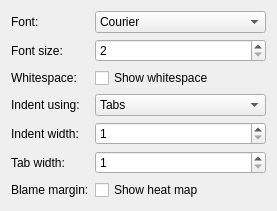
<?xml version="1.0" encoding="UTF-8"?>
<ui version="4.0">
 <class>EditorPanel</class>
 <widget class="QWidget" name="EditorPanel">
  <layout class="QFormLayout" name="formLayout">
   <item row="0" column="0">
    <widget class="QLabel" name="label">
     <property name="text">
      <string>Font:</string>
     </property>
    </widget>
   </item>
   <item row="0" column="1">
    <widget class="QFontComboBox" name="mFont">
     <property name="editable">
      <bool>false</bool>
     </property>
     <property name="fontFilters">
      <set>QFontComboBox::MonospacedFonts</set>
     </property>
    </widget>
   </item>
   <item row="1" column="0">
    <widget class="QLabel" name="label_2">
     <property name="text">
      <string>Font size:</string>
     </property>
    </widget>
   </item>
   <item row="1" column="1">
    <widget class="QSpinBox" name="mFontSize">
     <property name="minimum">
      <number>2</number>
     </property>
     <property name="maximum">
      <number>32</number>
     </property>
    </widget>
   </item>
   <item row="2" column="0">
    <widget class="QLabel" name="label_3">
     <property name="text">
      <string>Whitespace:</string>
     </property>
    </widget>
   </item>
   <item row="2" column="1">
    <widget class="QCheckBox" name="mShowWhitespace">
     <property name="text">
      <string>Show whitespace</string>
     </property>
    </widget>
   </item>
   <item row="3" column="0">
    <widget class="QLabel" name="label_4">
     <property name="text">
      <string>Indent using:</string>
     </property>
    </widget>
   </item>
   <item row="3" column="1">
    <widget class="QComboBox" name="mIndent">
     <item>
      <property name="text">
       <string>Tabs</string>
      </property>
     </item>
     <item>
      <property name="text">
       <string>Spaces</string>
      </property>
     </item>
    </widget>
   </item>
   <item row="4" column="0">
    <widget class="QLabel" name="label_5">
     <property name="text">
      <string>Indent width:</string>
     </property>
    </widget>
   </item>
   <item row="4" column="1">
    <widget class="QSpinBox" name="mIndentWidth">
     <property name="minimum">
      <number>1</number>
     </property>
     <property name="maximum">
      <number>32</number>
     </property>
    </widget>
   </item>
   <item row="5" column="0">
    <widget class="QLabel" name="label_6">
     <property name="text">
      <string>Tab width:</string>
     </property>
    </widget>
   </item>
   <item row="5" column="1">
    <widget class="QSpinBox" name="mTabWidth">
     <property name="minimum">
      <number>1</number>
     </property>
     <property name="maximum">
      <number>32</number>
     </property>
    </widget>
   </item>
   <item row="6" column="0">
    <widget class="QLabel" name="label_7">
     <property name="text">
      <string>Blame margin:</string>
     </property>
    </widget>
   </item>
   <item row="6" column="1">
    <widget class="QCheckBox" name="mBlameHeatMap">
     <property name="text">
      <string>Show heat map</string>
     </property>
    </widget>
   </item>
  </layout>
 </widget>
 <resources/>
 <connections/>
</ui>
